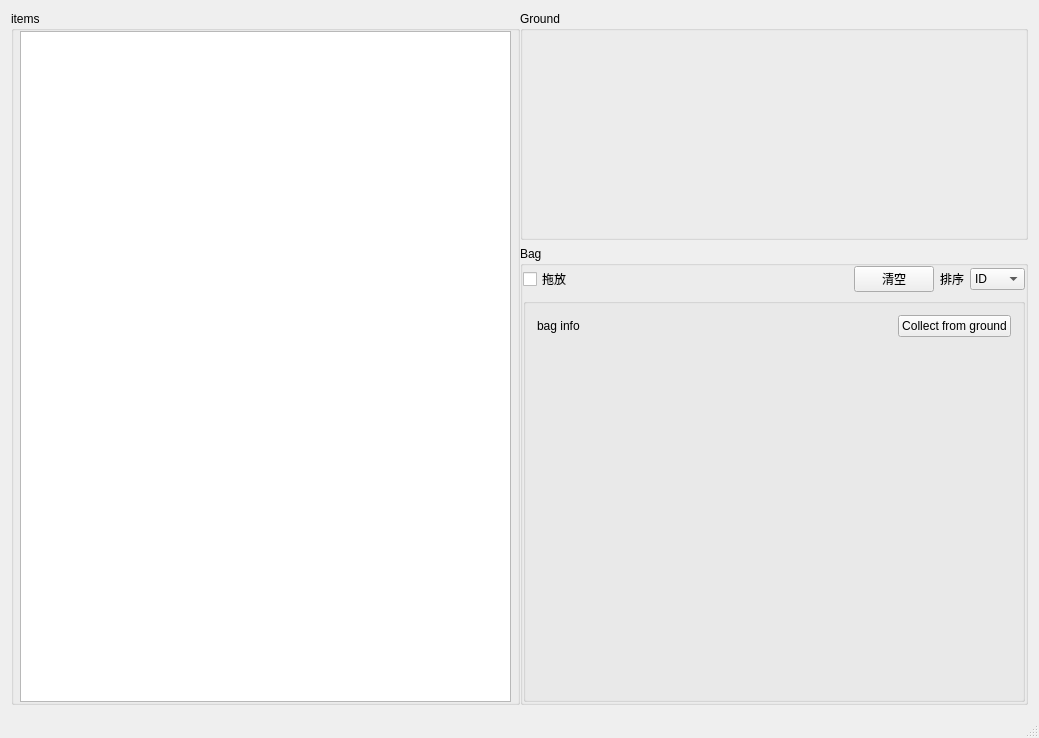
<?xml version="1.0" encoding="UTF-8"?>
<ui version="4.0">
 <class>MainWindow</class>
 <widget class="QMainWindow" name="MainWindow">
  <property name="geometry">
   <rect>
    <x>0</x>
    <y>0</y>
    <width>1039</width>
    <height>738</height>
   </rect>
  </property>
  <property name="windowTitle">
   <string>MainWindow</string>
  </property>
  <widget class="QWidget" name="centralWidget">
   <layout class="QGridLayout" name="gridLayout">
    <item row="0" column="0">
     <layout class="QHBoxLayout" name="horizontalLayout">
      <property name="spacing">
       <number>0</number>
      </property>
      <item>
       <widget class="QGroupBox" name="groupBox">
        <property name="title">
         <string>items</string>
        </property>
        <layout class="QGridLayout" name="gridLayout_2">
         <property name="leftMargin">
          <number>6</number>
         </property>
         <property name="topMargin">
          <number>0</number>
         </property>
         <property name="rightMargin">
          <number>6</number>
         </property>
         <property name="bottomMargin">
          <number>0</number>
         </property>
         <property name="spacing">
          <number>0</number>
         </property>
         <item row="0" column="0">
          <widget class="MyTableWidget" name="tableWidget">
           <property name="editTriggers">
            <set>QAbstractItemView::NoEditTriggers</set>
           </property>
           <property name="dragEnabled">
            <bool>false</bool>
           </property>
           <property name="dragDropMode">
            <enum>QAbstractItemView::NoDragDrop</enum>
           </property>
           <property name="selectionMode">
            <enum>QAbstractItemView::SingleSelection</enum>
           </property>
           <property name="selectionBehavior">
            <enum>QAbstractItemView::SelectRows</enum>
           </property>
          </widget>
         </item>
        </layout>
       </widget>
      </item>
      <item>
       <layout class="QVBoxLayout" name="verticalLayout_2" stretch="1,2">
        <item>
         <widget class="QGroupBox" name="groupBox_4">
          <property name="title">
           <string>Ground</string>
          </property>
          <layout class="QGridLayout" name="gridLayout_4">
           <property name="leftMargin">
            <number>0</number>
           </property>
           <property name="topMargin">
            <number>0</number>
           </property>
           <property name="rightMargin">
            <number>0</number>
           </property>
           <property name="bottomMargin">
            <number>0</number>
           </property>
           <property name="spacing">
            <number>0</number>
           </property>
           <item row="0" column="0">
            <widget class="QWidget" name="ground" native="true"/>
           </item>
          </layout>
         </widget>
        </item>
        <item>
         <widget class="QGroupBox" name="groupBox_2">
          <property name="title">
           <string>Bag</string>
          </property>
          <layout class="QGridLayout" name="gridLayout_3">
           <property name="leftMargin">
            <number>0</number>
           </property>
           <property name="topMargin">
            <number>0</number>
           </property>
           <property name="rightMargin">
            <number>0</number>
           </property>
           <property name="bottomMargin">
            <number>0</number>
           </property>
           <property name="spacing">
            <number>0</number>
           </property>
           <item row="0" column="0">
            <layout class="QVBoxLayout" name="verticalLayout" stretch="0,5">
             <item>
              <layout class="QHBoxLayout" name="horizontalLayout_3">
               <item>
                <widget class="QCheckBox" name="checkBox">
                 <property name="text">
                  <string>拖放</string>
                 </property>
                </widget>
               </item>
               <item>
                <spacer name="horizontalSpacer">
                 <property name="orientation">
                  <enum>Qt::Horizontal</enum>
                 </property>
                 <property name="sizeHint" stdset="0">
                  <size>
                   <width>40</width>
                   <height>20</height>
                  </size>
                 </property>
                </spacer>
               </item>
               <item>
                <widget class="QPushButton" name="pushButton_2">
                 <property name="text">
                  <string>清空</string>
                 </property>
                </widget>
               </item>
               <item>
                <layout class="QHBoxLayout" name="horizontalLayout_2">
                 <item>
                  <widget class="QLabel" name="label">
                   <property name="text">
                    <string>排序</string>
                   </property>
                  </widget>
                 </item>
                 <item>
                  <widget class="QComboBox" name="comboBox">
                   <item>
                    <property name="text">
                     <string>ID</string>
                    </property>
                   </item>
                   <item>
                    <property name="text">
                     <string>名称</string>
                    </property>
                   </item>
                   <item>
                    <property name="text">
                     <string>数量</string>
                    </property>
                   </item>
                   <item>
                    <property name="text">
                     <string>重量</string>
                    </property>
                   </item>
                   <item>
                    <property name="text">
                     <string>价值</string>
                    </property>
                   </item>
                  </widget>
                 </item>
                </layout>
               </item>
              </layout>
             </item>
             <item>
              <widget class="QGroupBox" name="groupBox_3">
               <property name="title">
                <string/>
               </property>
               <layout class="QGridLayout" name="gridLayout_5">
                <item row="0" column="0">
                 <layout class="QVBoxLayout" name="verticalLayout_3" stretch="0,5">
                  <item>
                   <layout class="QHBoxLayout" name="horizontalLayout_4">
                    <item>
                     <widget class="QLabel" name="baginfo">
                      <property name="minimumSize">
                       <size>
                        <width>300</width>
                        <height>0</height>
                       </size>
                      </property>
                      <property name="text">
                       <string>bag info</string>
                      </property>
                     </widget>
                    </item>
                    <item>
                     <spacer name="horizontalSpacer_2">
                      <property name="orientation">
                       <enum>Qt::Horizontal</enum>
                      </property>
                      <property name="sizeHint" stdset="0">
                       <size>
                        <width>40</width>
                        <height>20</height>
                       </size>
                      </property>
                     </spacer>
                    </item>
                    <item>
                     <widget class="QPushButton" name="collect_btn">
                      <property name="text">
                       <string>Collect from ground</string>
                      </property>
                     </widget>
                    </item>
                   </layout>
                  </item>
                  <item>
                   <widget class="QWidget" name="widget" native="true"/>
                  </item>
                 </layout>
                </item>
               </layout>
              </widget>
             </item>
            </layout>
           </item>
          </layout>
         </widget>
        </item>
       </layout>
      </item>
     </layout>
    </item>
   </layout>
  </widget>
  <widget class="QStatusBar" name="statusBar"/>
 </widget>
 <layoutdefault spacing="6" margin="11"/>
 <customwidgets>
  <customwidget>
   <class>MyTableWidget</class>
   <extends>QTableWidget</extends>
   <header location="global">MyTableWidget.hpp</header>
  </customwidget>
 </customwidgets>
 <resources/>
 <connections/>
</ui>
